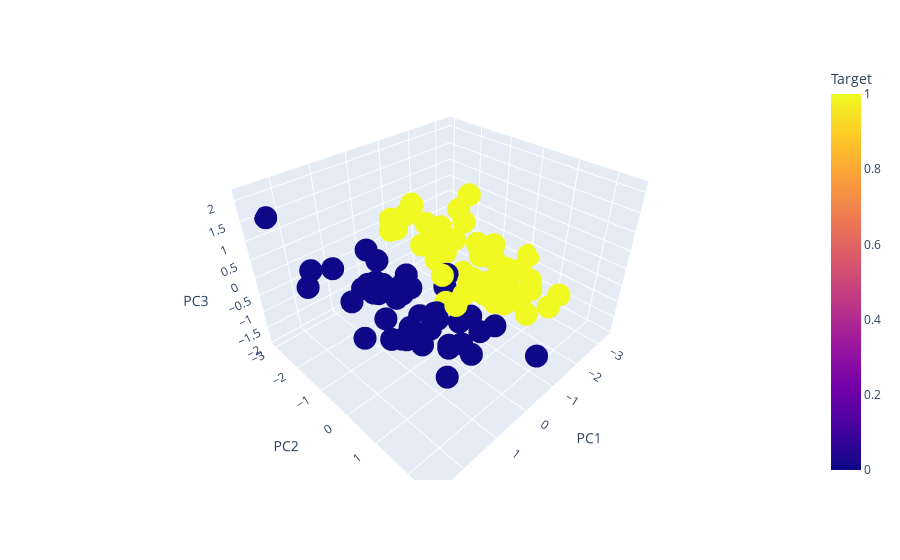

Notebook code cell kept with this figure:
### Code cell
px.scatter_3d(new_df, x="PC1",y="PC2",z="PC3", color="Target")
